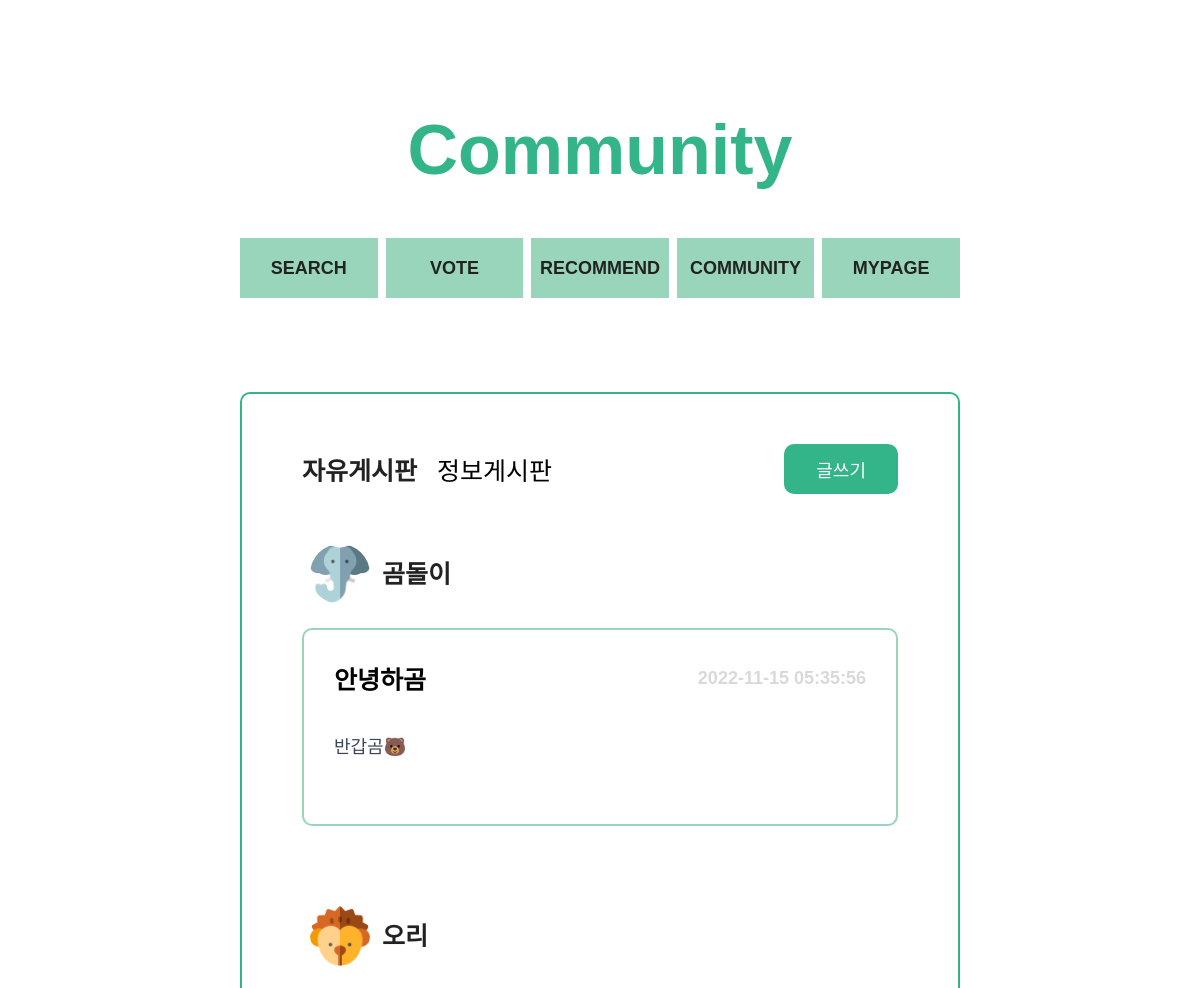
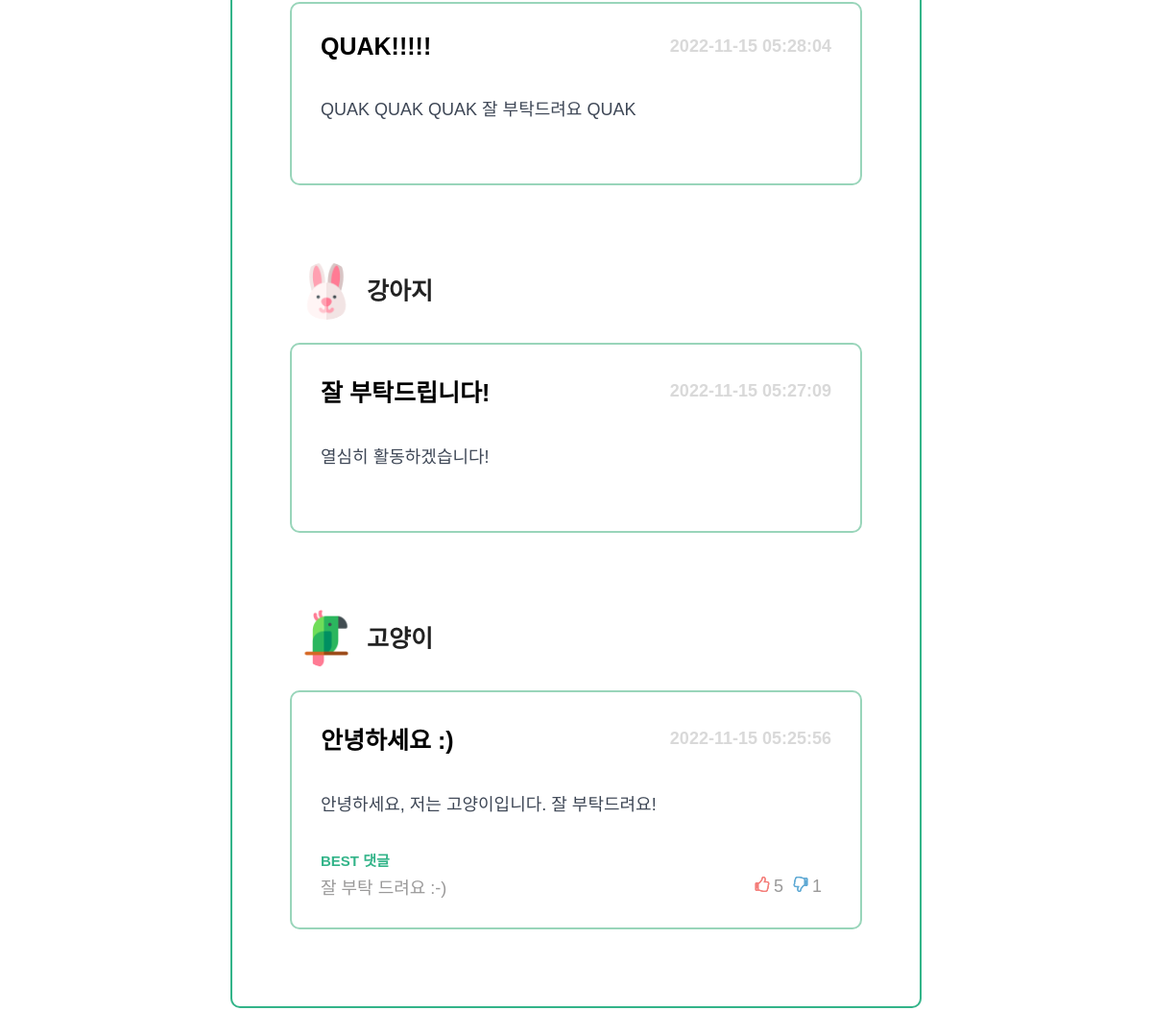
/pages/community/index.php, run on an earlier commit of the app's database (2 pictures, top to bottom).
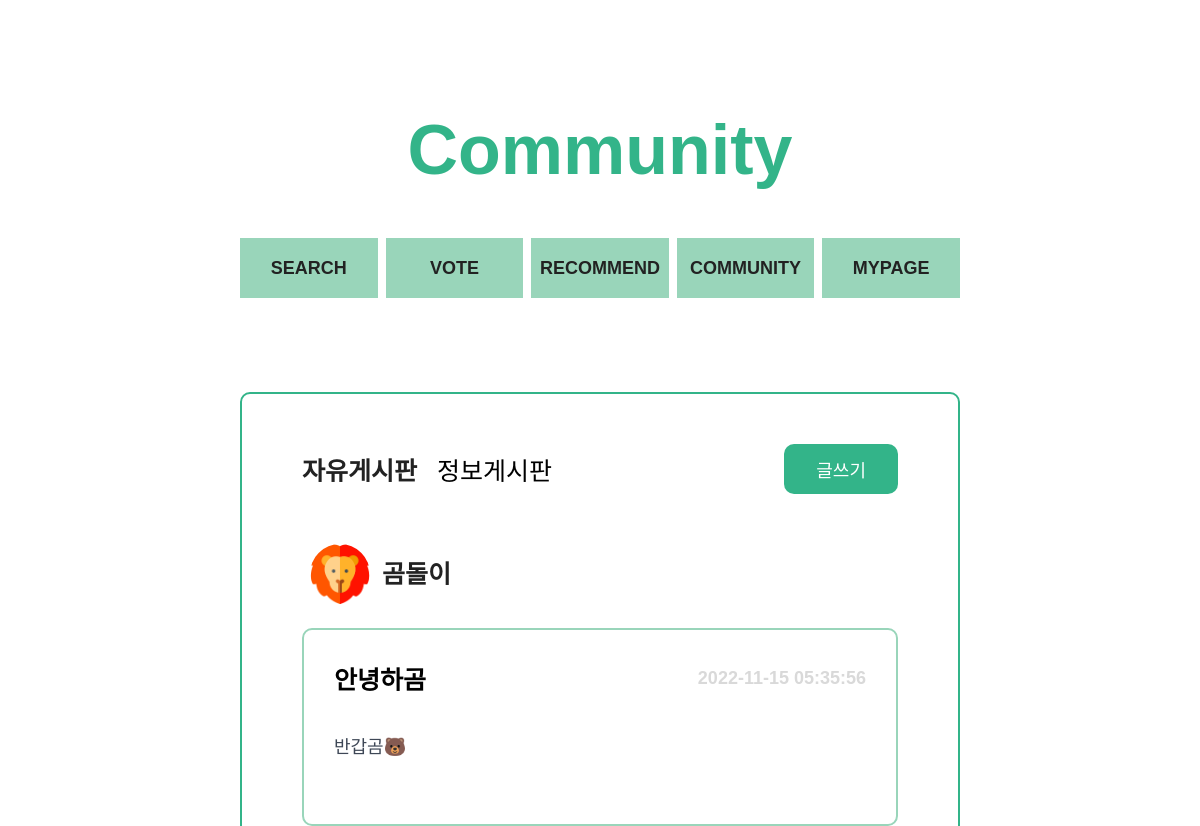
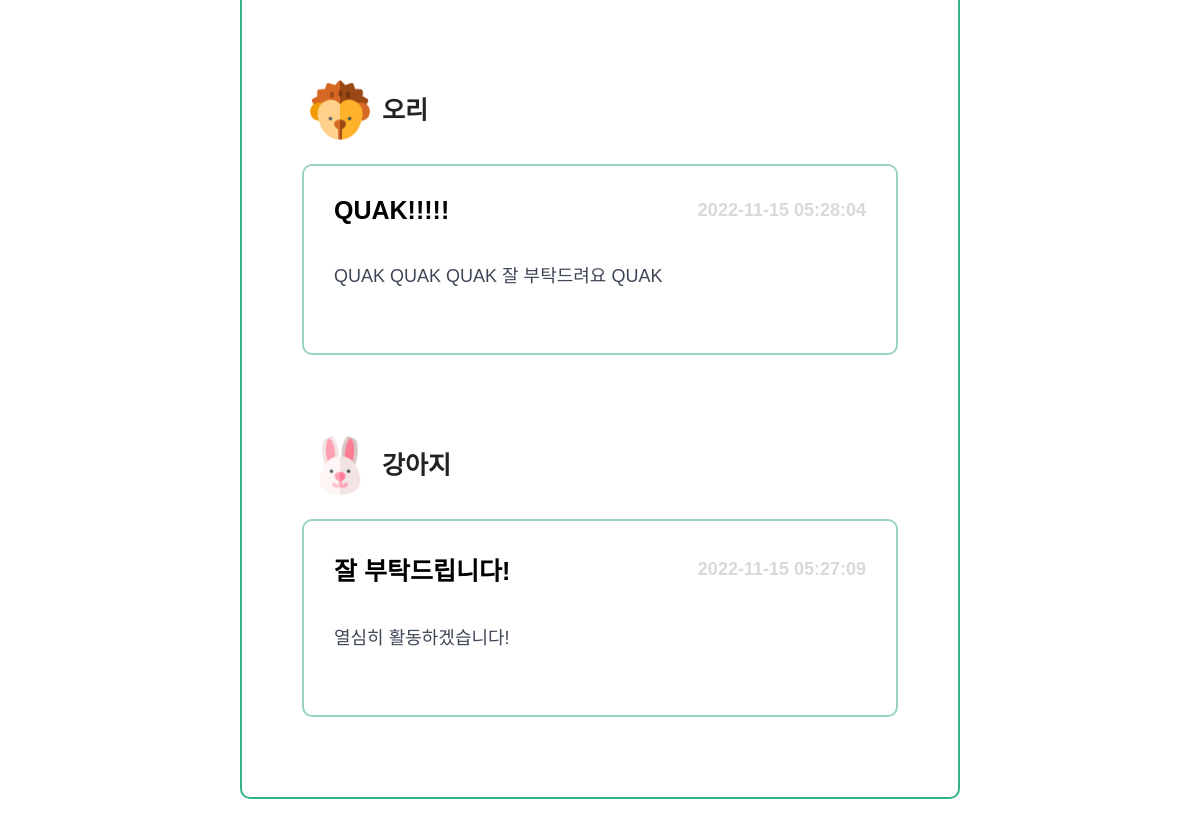
And on a later commit of the database (2 pictures, top to bottom).
### tables this page shows
create table board (
	boardid int not null auto_increment primary key,
	userid varchar(20) not null,
	title varchar(50) not null,
	content varchar(500) not null,
	timestamps timestamp not null DEFAULT CURRENT_TIMESTAMP,
	type varchar(10) not null,
	foreign key (userid) references users (userid)
);

create table users (
	userid varchar(20) not null primary key,
	password varchar(40) not null,
	name varchar(15) not null,
	profile varchar(500) not null
);

### pages/community/index.php (the view, shortened to what this page needs)
<?php
$conn = mysqli_connect("localhost", "team15", "team15", "team15");
$res = array();
$bestComment = array();
$userId = $_SESSION['userId'];
if (mysqli_connect_errno()) {
    echo "<script>alert('Connection fail');</script>";
    exit();
} else {
    $sql = "select f.boardid, f.title, f.content, f.timestamps, u.userid, u.name, u.profile
            from board as f
            inner join users as u on f.userid = u.userid
            where type = 'free'
            order by f.boardid desc";
    if($stmt = mysqli_prepare($conn, $sql)) {
        if(mysqli_stmt_execute($stmt)) {
            mysqli_stmt_bind_result($stmt, $boardid, $title, $content, $time, $writerId, $writer, $writer_profile);
            while(mysqli_stmt_fetch($stmt)) {
                array_push($res, [
                    "boardid" => $boardid,
                    "title" => $title,
                    "content" => $content,
                    "time" => $time,
                    "writerId" => $writerId,
                    "writer" => $writer,
                    "profile" => $writer_profile
                ]);
            }
        } else {
            echo "<script>alert('fail execute the query');</script>";
            exit();
        }
    } else {
        echo "<script>alert('Fail prepare the statement');</script>";
        exit();
    }
    $sql = "select exists (select * from comment where boardid = ?)";
    if($stmt = mysqli_prepare($conn, $sql)) {
        for ($i=0; $i < count($res); $i++) {
            $id = $res[$i]['boardid'];
            mysqli_stmt_bind_param($stmt,"s", $id);
            if(mysqli_stmt_execute($stmt)) {
                mysqli_stmt_bind_result($stmt, $exist);
                while(mysqli_stmt_fetch($stmt)) {
                    array_push($bestComment, $exist);
                }
            } else {
                echo "<script>alert('fail execute the query');</script>";
                exit();
            }
        }
    } else {
        echo "<script>alert('Fail prepare the statement');</script>";
        exit();
    }
    $sql = "select c.content, c.like_no, c.hate
            from comment as c
            where c.commentid = (
                select r.best from (
                    select b.commentid as best, max(b.diff)
                    from (
                        select commentid, (a.like_no - a.hate) as diff
                        from comment as a
                        where boardid = ?
                    ) b where b.diff >= 1
                ) r
            ) limit 1";
    for ($i=0; $i < count($bestComment); $i++) {
        if($bestComment[$i] == 1) {
            if($stmt = mysqli_prepare($conn, $sql)) {
                mysqli_stmt_bind_param($stmt, "s", $res[$i]['boardid']);
                if(mysqli_stmt_execute($stmt)) {
                    mysqli_stmt_bind_result($stmt, $comment, $like, $hate);
                    while(mysqli_stmt_fetch($stmt)) {
                        $res[$i] = $res[$i] + array(
                            "comment" => $comment,
                            "like" => $like,
                            "hate" => $hate
                        );
                    }
                } else {
                    echo "<script>alert('fail execute the query');</script>";
                    exit();
                }
            } else {
                echo "<script>alert('Fail prepare the statement');</script>";
                exit();
            }
        }
    }
}
?>
<!DOCTYPE html>
<html lang="en">
<head>
    <link rel="stylesheet" href="../../index.css">
    <link rel="stylesheet" href="./communityStyle.css">
</head>
<body>
    <div id="contents">
        <header class="title">
            <h1>Community</h1>
        </header>
        <section class="menu">
            <a href="../search/search.php"><h4 class="eachMenu">SEARCH</h4></a>
            <a href="../vote/index.html"><h4 class="eachMenu">VOTE</h4></a>
            <a href="../recommend/index.html"><h4 class="eachMenu">RECOMMEND</h4></a>
            <a href="../community/index.php"><h4 class="eachMenu">COMMUNITY</h4></a>
            <a href="../mypage/index.php"><h4 class="eachMenu">MYPAGE</h4></a>
        </section>
        <section class="board">
            <div class="topMenu">
                <div class="category">
                    <h3 class="free" onclick="location.href='index.php'"><span id="span">자유게시판</span></h3>
                    <h3 class="info" onclick="location.href='community_info.php'">정보게시판</h3>
                </div>
                <?php
                $url = "./community_newPost.php?type=free";
                ?>
                    <button class="button" onclick="location.href='<?=$url?>'">글쓰기</button>
            </div>
            <?php
            for ($i=0; $i < count($res); $i++) {
                if($res[$i]['writerId'] == $userId) {
                    $url = "community_myPost.php?boardid=".$res[$i]['boardid'];
                } else {
                    $url = "community_each.php?boardid=".$res[$i]['boardid'];
                }
            ?>
            <div class="post" onclick="location.href='<?=$url?>'">
                <div class="eachProfile">
                    <img class="profileImg" src=<?=$res[$i]['profile']?>>
                    <p class="nickName"><?=$res[$i]['writer']?></p>
                </div>
                <div class="eachPost">
                    <div class="eachPostTop">
                        <h3 class="eachPostTitle"><?=$res[$i]['title']?></h3>
                        <div class="timeStamp"><?=$res[$i]['time']?></div>
                    </div>
                    <h4 class="postContents">
                        <?=$res[$i]['content']?>
                    </h4>
                    <?php
                    if(array_key_exists('comment', $res[$i])) {
                    ?>
                    <div class="replIndex">BEST 댓글</div>
                    <div class="bestRepl">
                        <div class="text"><?=$res[$i]['comment']?></div>
                        <div class="replCount">
                        <div class="thumbUp"><img src="../../img/thumb_up.svg" width="16px" height="16px"></div>
                        <div class="thumbNum"><?=$res[$i]['like']?></div>
                        <div class="thumbDown"><img src="../../img/thumb_down.svg" width="16px" height="16px"></div>
                        <div class="thumbNum"><?=$res[$i]['hate']?></div>
                    </div>
                    </div>
                    <?php
                    }
                    ?>
                </div>
            </div>
            <?php
            }
            ?>
        </section>
    </div>
</body>
</html>

### index.css (style rules this page uses)
:root { --color-white: #ffffff; --color-gray-600: #222222; --color-gray-500: #3E4756; --color-gray-450: #A2ACBD; --color-gray-400: #9A9999; --color-gray-350: #D9D9D9; --color-gray-300: #EEEEEE; --color-blue-600: #1B4965; --color-blue-500: #62B6CB; --color-blue-400: #5FA8D3; --color-blue-300: #98C0F6; --color-blue-200: #CAE9FF; --color-red-300: #F47D79; --color-red-200: #FCA5A5; --color-red-100: #FECACA; --color-green-300: #33B489; --color-green-200: #67C891; --color-green-100: #99D5BA; --color-grad-500: #BEE9E8; --color-grad-400: #ACF2E2; --color-grad-300: #A8F8CF; --color-grad-200: #B6FCB3; --color-grad-100: #F9F871; --font-large: 70px; --font-medium: 35px; --font-regular: 25px; --font-semi-regular : 20px; --font-small:18px; --font-semi-micro: 15px; --font-micro: 13px; --weight-bold: 700; --weight-regular: 400; --weight-light: 300; --border-radius-regular: 10px; --border-radius-small: 5px; --animation-duration: 300ms; --width-large:72rem; --width-medium:65rem; }
* { box-sizing: border-box; font-size: 62.5%; }
body { width: 100%; height: 100%; font-family: "source-han-sans-korean", sans-serif; cursor: default; text-align: center; background-color: var(--color-white); margin: 0; padding: 0; }
a { text-decoration: none; }
button { background-color: transparent; cursor: pointer; border: none; outline: none; padding: 0; }
h1, .title1 { font-size: var(--font-large); font-weight: var(--weight-bold); margin:0; }
h3, .title3 { font-size: var(--font-regular); font-weight: var(--weight-bold); margin:0; }
h4, .title4 { font-size: var(--font-small); font-weight: var(--weight-bold); margin:0; }
#contents { margin: 0 auto; display: flex; flex-direction: column; width: 72rem; padding-bottom: 10rem; }
.title { margin-top:11rem; margin-bottom:2.4rem; }

What changed in the data, as far as the page shows it:
no longer on this page (row unchanged): board: userid.profile (picture), userid.name "고양이", title "안녕하세요 :)", timestamps "2022-11-15 05:25:56", content "안녕하세요, 저는 고양이입니다. 잘 부탁드려요!", comment "잘 부탁 드려요 :-)", like "5", boardid "1"
changed through a linked row, board "안녕하곰": userid.profile: a different picture
